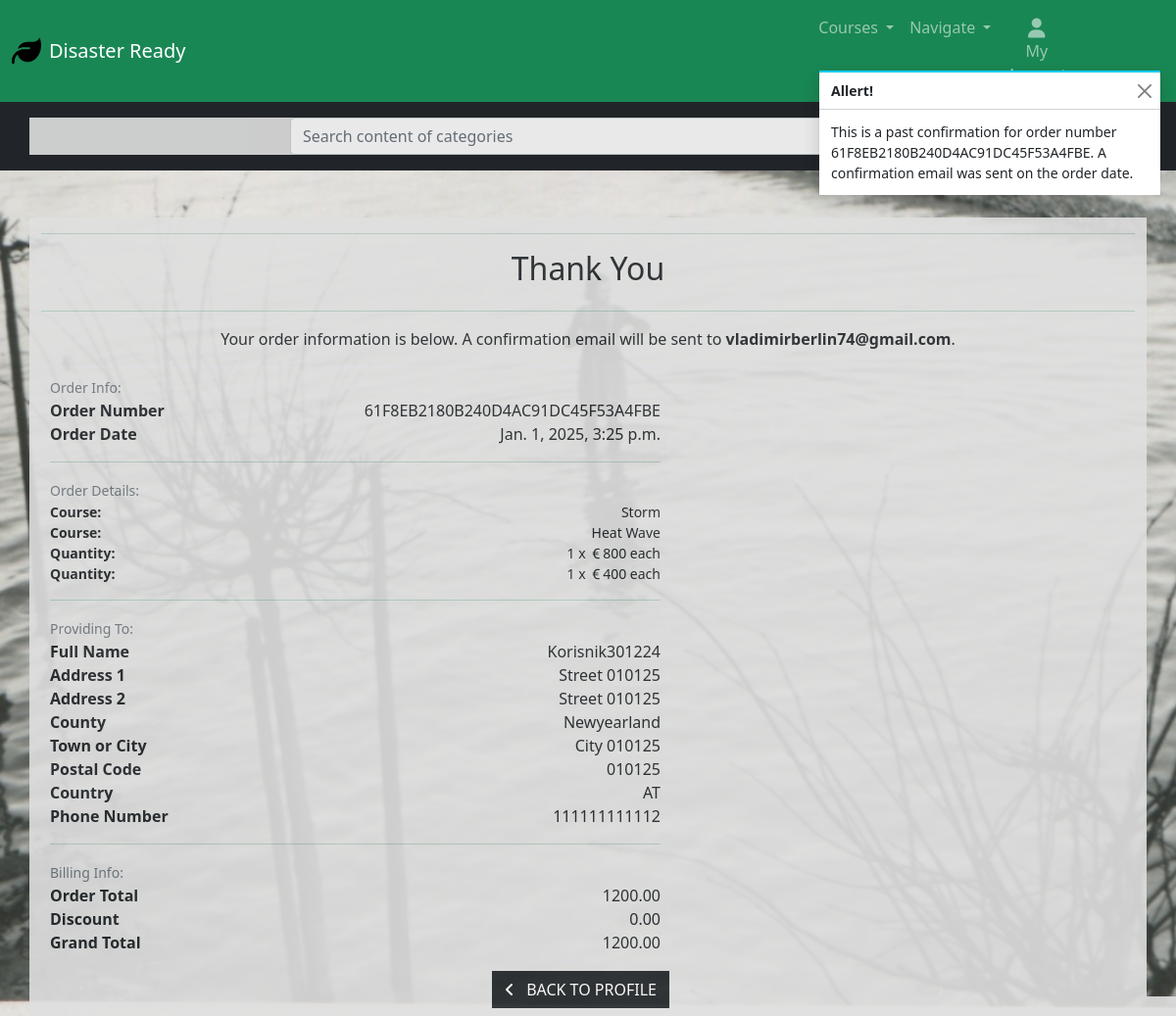
Before: /profile/order_history/61F8EB2180B240D4AC91DC45F53A4FBE with the older database file.
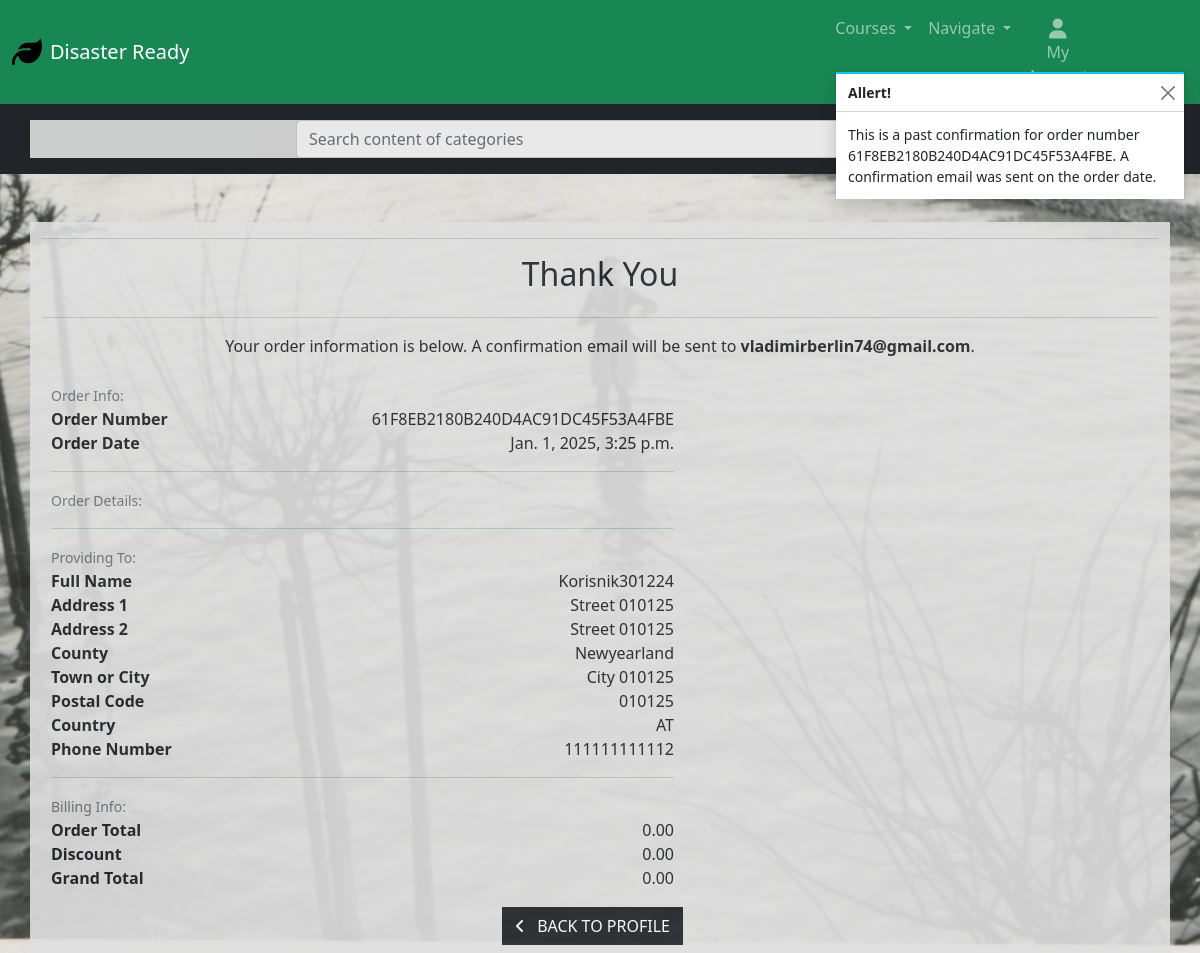
After: the same page with the newer database file.
### checkout/models.py (models this page shows, shortened)
class OrderLineItem(models.Model):
    order = models.ForeignKey(Order, null=False, blank=False, on_delete=models.CASCADE, related_name='lineitems')
    product = models.ForeignKey(Category, null=False, blank=False, on_delete=models.CASCADE)
    quantity = models.IntegerField(null=False, blank=False, default=0)
    starting_date = models.CharField(max_length=100, null=True, blank=True)
    lineitem_total = models.DecimalField(max_digits=6, decimal_places=2, null=False, blank=False, editable=False)

class Order(models.Model):
    order_number = models.CharField(max_length=32, null=False, editable=False)
    user_profile = models.ForeignKey(UserProfile, on_delete=models.SET_NULL,
    null=True, blank=True, related_name='orders')
    full_name = models.CharField(max_length=50, null=False, blank=False)
    email = models.EmailField(max_length=254, null=False, blank=False)
    phone_number = models.CharField(max_length=20, null=False, blank=False)
    country = CountryField(blank_label='Country *', null=False, blank=False)
    postcode = models.CharField(max_length=20, null=True, blank=True)
    town_or_city = models.CharField(max_length=40, null=False, blank=False)
    street_address1 = models.CharField(max_length=80, null=False, blank=False)
    street_address2 = models.CharField(max_length=80, null=True, blank=True)
    county = models.CharField(max_length=80, null=True, blank=True)
    date = models.DateTimeField(auto_now_add=True)
    discount_cost = models.DecimalField(max_digits=6, decimal_places=2, null=False, default=0)
    order_total = models.DecimalField(max_digits=10, decimal_places=2, null=False, default=0)
    grand_total = models.DecimalField(max_digits=10, decimal_places=2, null=False, default=0)
    original_bag = models.TextField(null=False, blank=False, default='')
    stripe_pid = models.CharField(max_length=254, null=False, blank=False, default='')

### products/models.py (models this page shows, shortened)
class Category(models.Model):
    name = models.CharField(max_length=50)
    friendly_name = models.CharField(max_length=100)
    difficulty_level = models.CharField(max_length=50)
    credits = models.IntegerField()
    number_of_lectures = models.IntegerField()
    est_time = models.IntegerField()
    short_description = models.TextField(max_length=255)
    long_description = models.TextField(max_length=1000)
    test = models.BooleanField(default=False)
    logo = models.ImageField(upload_to='logos/', null=True, blank=True)
    price = models.IntegerField(null=True, blank=True)
    starting_date = models.CharField(max_length=100, null=True, blank=True)

### profiles/views.py (the view)
# urls.py: path('order_history/<order_number>', views.order_history, name='order_history'),
def order_history(request, order_number):
    order = get_object_or_404(Order, order_number=order_number)
    messages.info(request, (
        f'This is a past confirmation for order number {order_number}. '
        'A confirmation email was sent on the order date.'
    ))
    template = 'checkout/checkout_success.html'
    context = {
        'order': order,
        'from_profile': True,
    }
    return render(request, template, context)

### checkout/templates/checkout/checkout_success.html (shortened to what the changed rows need)
{% extends "base.html" %}
{% load static %}
{% block extra_css %}
<link rel="stylesheet" href="{% static 'checkout/css/checkout.css' %}">
{% endblock %}
{% block content %}
<div class="container my-5">
    <div class="row justify-content-center">
        <div class="col text-center">
            <h2 class="logo-font mb-4">Thank You</h2>
            <p class="text-dark">Your order information is below. A confirmation email will be sent to
                <strong>{{ order.email }}</strong>.</p>
        </div>
    </div>
    <div class="row">
        <div class="col-12 col-lg-7">
            <div class="order-confirmation-wrapper p-2 border">
                <div class="row align-items-center">
                    <div class="col-md-8 text-md-end">
                        <p class="mb-0">{{ order.order_number }}</p>
                    </div>
                </div>
                <div class="row align-items-center">
                    <div class="col-md-8 text-md-end">
                        <p class="mb-0">{{ order.date }}</p>
                    </div>
                </div>
                {% for item in order.lineitems.all %}
                <div class="row align-items-center">
                    <div class="col-md-4">
                        <p class="small mb-0 text-black fw-bold">
                            Course:
                        </p>
                    </div>
                    <div class="col-md-8 text-md-end">
                        <p class="small mb-0"> {{ item.product.name }} </p>
                    </div>
                </div>
                {% endfor %}
                {% for item in order.lineitems.all %}
                <div class="row align-items-center">
                    <div class="col-md-4">
                        <p class="small mb-0 text-black fw-bold">
                            Quantity:
                        </p>
                    </div>
                    <div class="col-md-8 text-md-end">
                        <p class="small mb-0">{{ item.quantity }} x <i
                                class="bi bi-currency-euro"></i>{{ item.product.price }} each</p>
                    </div>
                </div>
                {% endfor %}
                <div class="row align-items-center">
                    <div class="col-md-8 text-md-end">
                        <p class="mb-0">{{ order.full_name }}</p>
                    </div>
                </div>
                <div class="row align-items-center">
                    <div class="col-md-8 text-md-end">
                        <p class="mb-0">{{ order.street_address1 }}</p>
                    </div>
                </div>
                {% if order.street_address2 %}
                <div class="row align-items-center">
                    <div class="col-md-4">
                        <p class="mb-0 text-black fw-bold">Address 2</p>
                    </div>
                    <div class="col-md-8 text-md-end">
                        <p class="mb-0">{{ order.street_address2 }}</p>
                    </div>
                </div>
                {% endif %}
                {% if order.county %}
                <div class="row align-items-center">
                    <div class="col-md-4">
                        <p class="mb-0 text-black fw-bold">County</p>
                    </div>
                    <div class="col-md-8 text-md-end">
                        <p class="mb-0">{{ order.county }}</p>
                    </div>
                </div>
                {% endif %}
                <div class="row align-items-center">
                    <div class="col-md-8 text-md-end">
                        <p class="mb-0">{{ order.town_or_city }}</p>
                    </div>
                </div>
                {% if order.postcode %}
                <div class="row align-items-center">
                    <div class="col-md-4">
                        <p class="mb-0 text-black fw-bold">Postal Code</p>
                    </div>
                    <div class="col-md-8 text-md-end">
                        <p class="mb-0">{{ order.postcode }}</p>
                    </div>
                </div>
                {% endif %}
                <div class="row align-items-center">
                    <div class="col-md-8 text-md-end">
                        <p class="mb-0">{{ order.country }}</p>
                    </div>
                </div>
                <div class="row align-items-center">
                    <div class="col-md-8 text-md-end">
                        <p class="mb-0">{{ order.phone_number }}</p>
                    </div>
                </div>
                <div class="row align-items-center">
                    <div class="col-md-8 text-md-end">
                        <p class="mb-0">{{ order.order_total }}</p>
                    </div>
                </div>
                <div class="row align-items-center">
                    <div class="col-md-8 text-md-end">
                        <p class="mb-0">{{ order.discount_cost }}</p>
                    </div>
                </div>
                <div class="row align-items-center">
                    <div class="col-md-8 text-md-end">
                        <p class="mb-0">{{ order.grand_total }}</p>
                    </div>
                </div>
            </div>
        </div>
    </div>
</div>
{% endblock %}

Changed rows visible on the page:
removed OrderLineItem: product.name "Storm", quantity "1", product.price "800"
removed OrderLineItem: product.name "Heat Wave", quantity "1", product.price "400"
changed Order "vladimirberlin74@gmail.com": order_total "1200.00" → "0.00"; grand_total "1200.00" → "0.00"
